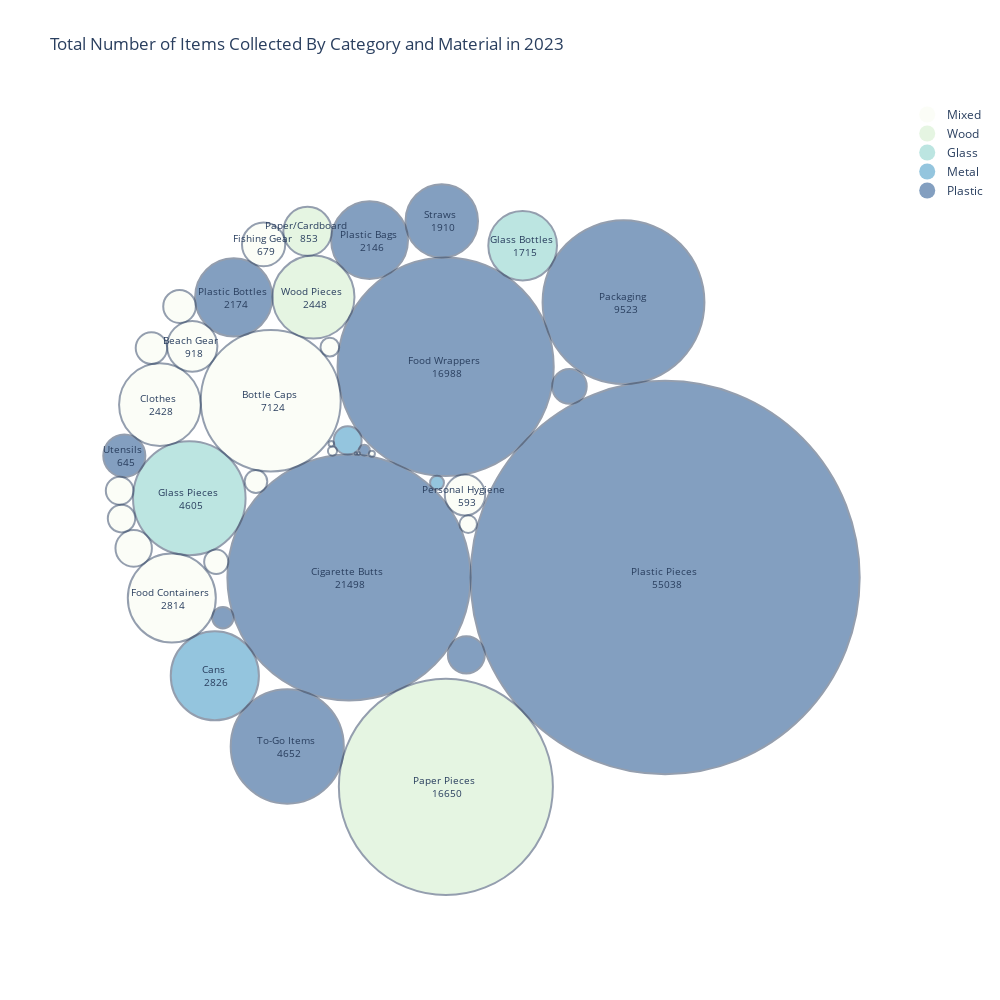

Notebook source saved alongside this figure:
### Markdown cell above
## Summary of All Items Collected 2013-2023

This circle packing graph shows the total amount of items of the given categories that have been cleaned up by Save Our Shores from 2013 to 2023. The circle sizes correspond to the number of items. When circles are too small to display the text within them, the text has been removed, and you can instead hover over the circle to see the item category and number.
The circles are color coded based on their material, with the following color scheme (TBD decide color scheme with SOS):
| Item | Material |
| --- | --- |
| Red | Plastic |
| Brown | Wood |
| Yellow | Glass |
| Orange | Metal |
| Gray | Mixed |

### Code cell
import importlib
importlib.reload(plots)
sos23 = sos_data[sos_data['Date'].dt.year == 2023]
fig = plots.circle_packing_graph(sos23, col_config, plot_colors='GnBu')
fig.show()

### Figure 1 — Plotly figure (JSON) as saved in the notebook; plotly's stock layout.template omitted (floating-point values rounded to 4 significant figures)
{"data": [{"marker": {"color": "rgb(247, 252, 240)", "opacity": 0.5, "size": 16, "symbol": "circle"}, "mode": "markers", "name": "Mixed", "showlegend": true, "type": "scatter", "x": [null], "y": [null]}, {"marker": {"color": "rgb(204, 235, 197)", "opacity": 0.5, "size": 16, "symbol": "circle"}, "mode": "markers", "name": "Wood", "showlegend": true, "type": "scatter", "x": [null], "y": [null]}, {"marker": {"color": "rgb(123, 204, 196)", "opacity": 0.5, "size": 16, "symbol": "circle"}, "mode": "markers", "name": "Glass", "showlegend": true, "type": "scatter", "x": [null], "y": [null]}, {"marker": {"color": "rgb(43, 140, 190)", "opacity": 0.5, "size": 16, "symbol": "circle"}, "mode": "markers", "name": "Metal", "showlegend": true, "type": "scatter", "x": [null], "y": [null]}, {"marker": {"color": "rgb(8, 64, 129)", "opacity": 0.5, "size": 16, "symbol": "circle"}, "mode": "markers", "name": "Plastic", "showlegend": true, "type": "scatter", "x": [null], "y": [null]}], "layout": {"annotations": [{"font": {"size": 10}, "hovertext": "Plastic Pieces <br> 55038", "showarrow": false, "text": "Plastic Pieces <br> 55038", "x": 0.4652, "y": -0.1728}, {"font": {"size": 10}, "hovertext": "Cigarette Butts <br> 21498", "showarrow": false, "text": "Cigarette Butts <br> 21498", "x": -0.3535, "y": -0.1728}, {"font": {"size": 10}, "hovertext": "Food Wrappers <br> 16988", "showarrow": false, "text": "Food Wrappers <br> 16988", "x": -0.1032, "y": 0.3667}, {"font": {"size": 10}, "hovertext": "Paper Pieces <br> 16650", "showarrow": false, "text": "Paper Pieces <br> 16650", "x": -0.1026, "y": -0.7089}, {"font": {"size": 10}, "hovertext": "Packaging <br> 9523", "showarrow": false, "text": "Packaging <br> 9523", "x": 0.3573, "y": 0.5323}, {"font": {"size": 10}, "hovertext": "Bottle Caps <br> 7124", "showarrow": false, "text": "Bottle Caps <br> 7124", "x": -0.5561, "y": 0.28}, {"font": {"size": 10}, "hovertext": "To-Go Items <br> 4652", "showarrow": false, "text": "To-Go Items <br> 4652", "x": -0.5133, "y": -0.6056}, {"font": {"size": 10}, "hovertext": "Glass Pieces <br> 4605", "showarrow": false, "text": "Glass Pieces <br> 4605", "x": -0.767, "y": 0.0301}, {"font": {"size": 10}, "hovertext": "Cans <br> 2826", "showarrow": false, "text": "Cans <br> 2826", "x": -0.7009, "y": -0.4246}, {"font": {"size": 10}, "hovertext": "Food Containers <br> 2814", "showarrow": false, "text": "Food Containers <br> 2814", "x": -0.8123, "y": -0.2256}, {"font": {"size": 10}, "hovertext": "Wood Pieces <br> 2448", "showarrow": false, "text": "Wood Pieces <br> 2448", "x": -0.4455, "y": 0.5454}, {"font": {"size": 10}, "hovertext": "Clothes <br> 2428", "showarrow": false, "text": "Clothes <br> 2428", "x": -0.843, "y": 0.2699}, {"font": {"size": 10}, "hovertext": "Plastic Bottles <br> 2174", "showarrow": false, "text": "Plastic Bottles <br> 2174", "x": -0.6519, "y": 0.5446}, {"font": {"size": 10}, "hovertext": "Plastic Bags <br> 2146", "showarrow": false, "text": "Plastic Bags <br> 2146", "x": -0.3002, "y": 0.691}, {"font": {"size": 10}, "hovertext": "Straws <br> 1910", "showarrow": false, "text": "Straws <br> 1910", "x": -0.1132, "y": 0.7403}, {"font": {"size": 10}, "hovertext": "Glass Bottles <br> 1715", "showarrow": false, "text": "Glass Bottles <br> 1715", "x": 0.09623, "y": 0.677}, {"font": {"size": 10}, "hovertext": "Beach Gear <br> 918", "showarrow": false, "text": "Beach Gear <br> 918", "x": -0.7594, "y": 0.4192}, {"font": {"size": 10}, "hovertext": "Paper/Cardboard <br> 853", "showarrow": false, "text": "Paper/Cardboard <br> 853", "x": -0.4608, "y": 0.7137}, {"font": {"size": 10}, "hovertext": "Fishing Gear <br> 679", "showarrow": false, "text": "Fishing Gear <br> 679", "x": -0.5746, "y": 0.6802}, {"font": {"size": 10}, "hovertext": "Utensils <br> 645", "showarrow": false, "text": "Utensils <br> 645", "x": -0.9352, "y": 0.1387}, {"font": {"size": 10}, "hovertext": "Personal Hygiene <br> 593", "showarrow": false, "text": "Personal Hygiene <br> 593", "x": -0.05313, "y": 0.03834}, {"font": {"size": 10}, "hovertext": "Lids <br> 496", "showarrow": false, "text": "", "x": -0.04967, "y": -0.3709}, {"font": {"size": 10}, "hovertext": "Batteries <br> 483", "showarrow": false, "text": "", "x": -0.911, "y": -0.09825}, {"font": {"size": 10}, "hovertext": "Balloons <br> 433", "showarrow": false, "text": "", "x": 0.2174, "y": 0.3165}, {"font": {"size": 10}, "hovertext": "Construction Materials <br> 386", "showarrow": false, "text": "", "x": -0.7923, "y": 0.5212}, {"font": {"size": 10}, "hovertext": "Lighters <br> 359", "showarrow": false, "text": "", "x": -0.865, "y": 0.4147}, {"font": {"size": 10}, "hovertext": "Syringes <br> 283", "showarrow": false, "text": "", "x": -0.3568, "y": 0.1782}, {"font": {"size": 10}, "hovertext": "Bandaids <br> 277", "showarrow": false, "text": "", "x": -0.9474, "y": 0.04923}, {"font": {"size": 10}, "hovertext": "Strapping Bands <br> 273", "showarrow": false, "text": "", "x": -0.9425, "y": -0.02182}, {"font": {"size": 10}, "hovertext": "Tobacco <br> 212", "showarrow": false, "text": "", "x": -0.6973, "y": -0.1326}, {"font": {"size": 10}, "hovertext": "PPE <br> 186", "showarrow": false, "text": "", "x": -0.5944, "y": 0.07299}, {"font": {"size": 10}, "hovertext": "Beverage Pouches <br> 164", "showarrow": false, "text": "", "x": -0.68, "y": -0.2757}, {"font": {"size": 10}, "hovertext": "Bagged Pet Waste <br> 127", "showarrow": false, "text": "", "x": -0.4031, "y": 0.4171}, {"font": {"size": 10}, "hovertext": "E-Waste <br> 112", "showarrow": false, "text": "", "x": -0.04478, "y": -0.03621}, {"font": {"size": 10}, "hovertext": "Appliances <br> 70", "showarrow": false, "text": "", "x": -0.1255, "y": 0.0697}, {"font": {"size": 10}, "hovertext": "6-Pack Holders <br> 41", "showarrow": false, "text": "", "x": -0.3135, "y": 0.1534}, {"font": {"size": 10}, "hovertext": "Footwear <br> 30", "showarrow": false, "text": "", "x": -0.3963, "y": 0.151}, {"font": {"size": 10}, "hovertext": "Cigar Tips <br> 13", "showarrow": false, "text": "", "x": -0.2941, "y": 0.1443}, {"font": {"size": 10}, "hovertext": "Tires <br> 11", "showarrow": false, "text": "", "x": -0.3992, "y": 0.1697}, {"font": {"size": 10}, "hovertext": "Rope <br> 3", "showarrow": false, "text": "", "x": -0.3288, "y": 0.1448}, {"font": {"size": 10}, "hovertext": "Fireworks <br> 2", "showarrow": false, "text": "", "x": -0.3355, "y": 0.1446}], "autosize": false, "height": 1000, "paper_bgcolor": "rgba(0, 0, 0, 0)", "plot_bgcolor": "rgba(0, 0, 0, 0)", "shapes": [{"fillcolor": "rgb(8, 64, 129)", "line": {"width": 2}, "opacity": 0.5, "type": "circle", "x0": -0.03863, "x1": 0.9689, "xref": "x", "y0": -0.6766, "y1": 0.331, "yref": "y"}, {"fillcolor": "rgb(8, 64, 129)", "line": {"width": 2}, "opacity": 0.5, "type": "circle", "x0": -0.6683, "x1": -0.03863, "xref": "x", "y0": -0.4877, "y1": 0.1421, "yref": "y"}, {"fillcolor": "rgb(8, 64, 129)", "line": {"width": 2}, "opacity": 0.5, "type": "circle", "x0": -0.3831, "x1": 0.1767, "xref": "x", "y0": 0.08683, "y1": 0.6466, "yref": "y"}, {"fillcolor": "rgb(204, 235, 197)", "line": {"width": 2}, "opacity": 0.5, "type": "circle", "x0": -0.3797, "x1": 0.1745, "xref": "x", "y0": -0.986, "y1": -0.4319, "yref": "y"}, {"fillcolor": "rgb(8, 64, 129)", "line": {"width": 2}, "opacity": 0.5, "type": "circle", "x0": 0.1478, "x1": 0.5669, "xref": "x", "y0": 0.3228, "y1": 0.7419, "yref": "y"}, {"fillcolor": "rgb(247, 252, 240)", "line": {"width": 2}, "opacity": 0.5, "type": "circle", "x0": -0.7374, "x1": -0.3749, "xref": "x", "y0": 0.09877, "y1": 0.4613, "yref": "y"}, {"fillcolor": "rgb(8, 64, 129)", "line": {"width": 2}, "opacity": 0.5, "type": "circle", "x0": -0.6598, "x1": -0.3669, "xref": "x", "y0": -0.752, "y1": -0.4591, "yref": "y"}, {"fillcolor": "rgb(123, 204, 196)", "line": {"width": 2}, "opacity": 0.5, "type": "circle", "x0": -0.9127, "x1": -0.6212, "xref": "x", "y0": -0.1156, "y1": 0.1758, "yref": "y"}, {"fillcolor": "rgb(43, 140, 190)", "line": {"width": 2}, "opacity": 0.5, "type": "circle", "x0": -0.815, "x1": -0.5867, "xref": "x", "y0": -0.5387, "y1": -0.3104, "yref": "y"}, {"fillcolor": "rgb(247, 252, 240)", "line": {"width": 2}, "opacity": 0.5, "type": "circle", "x0": -0.9262, "x1": -0.6983, "xref": "x", "y0": -0.3395, "y1": -0.1116, "yref": "y"}, {"fillcolor": "rgb(204, 235, 197)", "line": {"width": 2}, "opacity": 0.5, "type": "circle", "x0": -0.5518, "x1": -0.3393, "xref": "x", "y0": 0.4391, "y1": 0.6516, "yref": "y"}, {"fillcolor": "rgb(247, 252, 240)", "line": {"width": 2}, "opacity": 0.5, "type": "circle", "x0": -0.9488, "x1": -0.7372, "xref": "x", "y0": 0.164, "y1": 0.3757, "yref": "y"}, {"fillcolor": "rgb(8, 64, 129)", "line": {"width": 2}, "opacity": 0.5, "type": "circle", "x0": -0.752, "x1": -0.5518, "xref": "x", "y0": 0.4445, "y1": 0.6447, "yref": "y"}, {"fillcolor": "rgb(8, 64, 129)", "line": {"width": 2}, "opacity": 0.5, "type": "circle", "x0": -0.3996, "x1": -0.2007, "xref": "x", "y0": 0.5915, "y1": 0.7904, "yref": "y"}, {"fillcolor": "rgb(8, 64, 129)", "line": {"width": 2}, "opacity": 0.5, "type": "circle", "x0": -0.2071, "x1": -0.0194, "xref": "x", "y0": 0.6465, "y1": 0.8342, "yref": "y"}, {"fillcolor": "rgb(123, 204, 196)", "line": {"width": 2}, "opacity": 0.5, "type": "circle", "x0": 0.007301, "x1": 0.1852, "xref": "x", "y0": 0.588, "y1": 0.7659, "yref": "y"}, {"fillcolor": "rgb(247, 252, 240)", "line": {"width": 2}, "opacity": 0.5, "type": "circle", "x0": -0.8245, "x1": -0.6943, "xref": "x", "y0": 0.3541, "y1": 0.4842, "yref": "y"}, {"fillcolor": "rgb(204, 235, 197)", "line": {"width": 2}, "opacity": 0.5, "type": "circle", "x0": -0.5235, "x1": -0.398, "xref": "x", "y0": 0.651, "y1": 0.7764, "yref": "y"}, {"fillcolor": "rgb(247, 252, 240)", "line": {"width": 2}, "opacity": 0.5, "type": "circle", "x0": -0.6306, "x1": -0.5187, "xref": "x", "y0": 0.6242, "y1": 0.7362, "yref": "y"}, {"fillcolor": "rgb(8, 64, 129)", "line": {"width": 2}, "opacity": 0.5, "type": "circle", "x0": -0.9898, "x1": -0.8807, "xref": "x", "y0": 0.08414, "y1": 0.1932, "yref": "y"}, {"fillcolor": "rgb(247, 252, 240)", "line": {"width": 2}, "opacity": 0.5, "type": "circle", "x0": -0.1054, "x1": -0.0008362, "xref": "x", "y0": -0.01395, "y1": 0.09063, "yref": "y"}, {"fillcolor": "rgb(8, 64, 129)", "line": {"width": 2}, "opacity": 0.5, "type": "circle", "x0": -0.09749, "x1": -0.001844, "xref": "x", "y0": -0.4187, "y1": -0.3231, "yref": "y"}, {"fillcolor": "rgb(247, 252, 240)", "line": {"width": 2}, "opacity": 0.5, "type": "circle", "x0": -0.9582, "x1": -0.8638, "xref": "x", "y0": -0.1454, "y1": -0.05106, "yref": "y"}, {"fillcolor": "rgb(8, 64, 129)", "line": {"width": 2}, "opacity": 0.5, "type": "circle", "x0": 0.1728, "x1": 0.2621, "xref": "x", "y0": 0.2719, "y1": 0.3612, "yref": "y"}, {"fillcolor": "rgb(247, 252, 240)", "line": {"width": 2}, "opacity": 0.5, "type": "circle", "x0": -0.8345, "x1": -0.7501, "xref": "x", "y0": 0.4791, "y1": 0.5634, "yref": "y"}, {"fillcolor": "rgb(247, 252, 240)", "line": {"width": 2}, "opacity": 0.5, "type": "circle", "x0": -0.9057, "x1": -0.8244, "xref": "x", "y0": 0.374, "y1": 0.4554, "yref": "y"}, {"fillcolor": "rgb(43, 140, 190)", "line": {"width": 2}, "opacity": 0.5, "type": "circle", "x0": -0.3929, "x1": -0.3207, "xref": "x", "y0": 0.142, "y1": 0.2143, "yref": "y"}, {"fillcolor": "rgb(247, 252, 240)", "line": {"width": 2}, "opacity": 0.5, "type": "circle", "x0": -0.9832, "x1": -0.9117, "xref": "x", "y0": 0.01349, "y1": 0.08497, "yref": "y"}, {"fillcolor": "rgb(247, 252, 240)", "line": {"width": 2}, "opacity": 0.5, "type": "circle", "x0": -0.978, "x1": -0.907, "xref": "x", "y0": -0.05731, "y1": 0.01366, "yref": "y"}, {"fillcolor": "rgb(247, 252, 240)", "line": {"width": 2}, "opacity": 0.5, "type": "circle", "x0": -0.7285, "x1": -0.666, "xref": "x", "y0": -0.1639, "y1": -0.1013, "yref": "y"}, {"fillcolor": "rgb(247, 252, 240)", "line": {"width": 2}, "opacity": 0.5, "type": "circle", "x0": -0.6237, "x1": -0.5651, "xref": "x", "y0": 0.0437, "y1": 0.1023, "yref": "y"}, {"fillcolor": "rgb(8, 64, 129)", "line": {"width": 2}, "opacity": 0.5, "type": "circle", "x0": -0.7075, "x1": -0.6525, "xref": "x", "y0": -0.3032, "y1": -0.2482, "yref": "y"}, {"fillcolor": "rgb(247, 252, 240)", "line": {"width": 2}, "opacity": 0.5, "type": "circle", "x0": -0.4273, "x1": -0.3789, "xref": "x", "y0": 0.3929, "y1": 0.4413, "yref": "y"}, {"fillcolor": "rgb(247, 252, 240)", "line": {"width": 2}, "opacity": 0.5, "type": "circle", "x0": -0.0675, "x1": -0.02205, "xref": "x", "y0": -0.05894, "y1": -0.01349, "yref": "y"}, {"fillcolor": "rgb(43, 140, 190)", "line": {"width": 2}, "opacity": 0.5, "type": "circle", "x0": -0.1435, "x1": -0.1076, "xref": "x", "y0": 0.05174, "y1": 0.08767, "yref": "y"}, {"fillcolor": "rgb(8, 64, 129)", "line": {"width": 2}, "opacity": 0.5, "type": "circle", "x0": -0.3273, "x1": -0.2998, "xref": "x", "y0": 0.1396, "y1": 0.1671, "yref": "y"}, {"fillcolor": "rgb(247, 252, 240)", "line": {"width": 2}, "opacity": 0.5, "type": "circle", "x0": -0.408, "x1": -0.3845, "xref": "x", "y0": 0.1392, "y1": 0.1628, "yref": "y"}, {"fillcolor": "rgb(247, 252, 240)", "line": {"width": 2}, "opacity": 0.5, "type": "circle", "x0": -0.3018, "x1": -0.2863, "xref": "x", "y0": 0.1365, "y1": 0.152, "yref": "y"}, {"fillcolor": "rgb(247, 252, 240)", "line": {"width": 2}, "opacity": 0.5, "type": "circle", "x0": -0.4063, "x1": -0.3921, "xref": "x", "y0": 0.1625, "y1": 0.1768, "yref": "y"}, {"fillcolor": "rgb(247, 252, 240)", "line": {"width": 2}, "opacity": 0.5, "type": "circle", "x0": -0.3325, "x1": -0.3251, "xref": "x", "y0": 0.1411, "y1": 0.1485, "yref": "y"}, {"fillcolor": "rgb(247, 252, 240)", "line": {"width": 2}, "opacity": 0.5, "type": "circle", "x0": -0.3386, "x1": -0.3325, "xref": "x", "y0": 0.1415, "y1": 0.1476, "yref": "y"}], "title": {"text": "Total Number of Items Collected By Category and Material in 2023"}, "width": 1000, "xaxis": {"range": [-1.05, 1.05], "showgrid": false, "showticklabels": false, "zeroline": false}, "yaxis": {"range": [-1.05, 1.05], "showgrid": false, "showticklabels": false, "zeroline": false}}}
